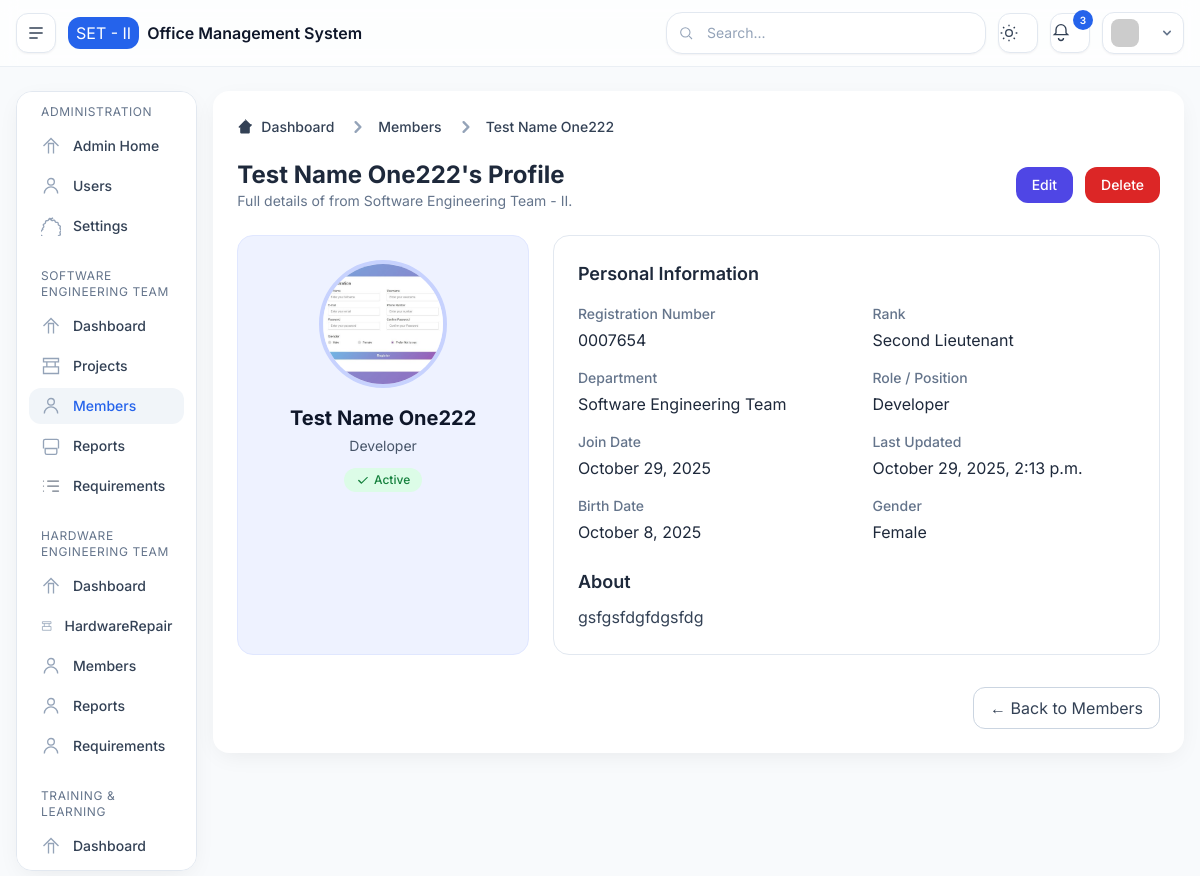
Screenshot of /set/member-detail/c614e32e-ea5f-4e14-97a3-e7b399bedb19/ with the database file from the repository.
### base/models.py (models this page shows, shortened)
class SystemSettings(models.Model):
    system_name = models.CharField(max_length=100, default="Engineering Management Dashboard")
    organization = models.CharField(max_length=100, default="Software Engineering Team II")
    email_notifications = models.BooleanField(default=True)
    system_warnings = models.BooleanField(default=True)
    weekly_reports = models.BooleanField(default=False)
    session_timeout = models.PositiveIntegerField(default=30)
    updated_at = models.DateTimeField(auto_now=True)

### set/models.py (models this page shows, shortened)
class Member(models.Model):
    GENDER_CHOICES = [
        ('male', 'Male'),
        ('female', 'Female'),
    ]
    RANK_CHOICES = [
        ('private', 'Private'),
        ('lance_corporal', 'Lance Corporal'),
        ('coporal', 'Coporal'),
        ('sergeant', 'Sergeant'),
        ('warrant_officer_class-1', 'Warrant Officer Class - I'),
        ('warrant_officer_class-2', 'Warrant Officer Class - II'),
        ('second Lieutenant', 'Second Lieutenant'),
        ('lieutenant', 'Lieutenant'),
        ('captain', 'Captain'),
        ('major', 'Major'),
        ('colonel', 'Colonel'),
        ('general', 'General'),
    ]
    DEPARTMENT_CHOICES = [
        ("SET", "Software Engineering Team"),
        ("HET", "Hardware Engineering Team"),
        ("TRAINING", "Training & Learning"),
    ]
    POSITION_CHOICES = [
        ("developer", "Developer"),
        ("designer", "UI/UX Designer"),
        ("mobile_developer", "Mobile Developer"),
        ("server_admin", "Server Administrator"),
        ("tester", "Tester"),
        ("manager", "Project Manager"),
        ("intern", "Intern"),
    ]
    id = models.UUIDField(primary_key=True, default=uuid.uuid4, editable=False)
    user = models.ForeignKey(
        CustomUser, on_delete=models.CASCADE,
        related_name="set_members", null=True, blank=True,
        help_text="If this member is linked to a user account"
    )
    department = models.CharField(max_length=30, choices=DEPARTMENT_CHOICES, editable=False, blank=True, null=True)
    gender = models.CharField(max_length=10, choices=GENDER_CHOICES, blank=True, null=True)
    birth_date = models.DateField(blank=True, null=True)
    rank = models.CharField(max_length=50, choices=RANK_CHOICES, blank=True, null=True)
    full_name = models.CharField(max_length=150)
    reg_no = models.CharField(max_length=10, unique=True)
    position = models.CharField(max_length=50, choices=POSITION_CHOICES)
    joined_date = models.DateField(auto_now_add=True)
    is_active = models.BooleanField(default=True)
    bio = models.TextField(blank=True, null=True)
    profile_photo = models.ImageField(
        upload_to="members/photos/", blank=True, null=True,
        help_text="Optional profile picture"
    )
    created_at = models.DateTimeField(auto_now_add=True)
    updated_at = models.DateTimeField(auto_now=True)
    class Meta:
        verbose_name = "SET Member"
        verbose_name_plural = "SET Members"
        ordering = ["-created_at"]
    def get_profile_photo_url(self):
        if self.profile_photo and hasattr(self.profile_photo, "url"):
            return self.profile_photo.url
        from django.templatetags.static import static
        return static("profile/default-profile.png")

### set/views.py (the view)
# urls.py: path('member-detail/<uuid:id>/', views.memberDetail, name='het.member-detail'),
def memberDetail(request, id):
    member = get_object_or_404(Member, id=id)
    context = {
        "active_menu": "set_members",
        "member": member,
    }
    return render(request, 'pages/set/members/member-detail.html', context)

### templates/pages/set/members/member-detail.html
{% extends 'layouts/main.html' %}
{% block content %}
<div class="bg-white p-6 rounded-2xl shadow-soft dark:bg-slate-900">
  <nav class="flex mb-5" aria-label="Breadcrumb">
    <ol class="inline-flex items-center space-x-1 md:space-x-3">
      <li class="inline-flex items-center">
        <a href="{% url 'set.index' %}"
          class="inline-flex items-center text-sm font-medium text-slate-700 hover:text-indigo-600 dark:text-slate-300 dark:hover:text-indigo-400">
          <svg class="w-4 h-4 mr-2" fill="currentColor" viewBox="0 0 20 20">
            <path
              d="M10.707 2.293a1 1 0 00-1.414 0l-7 7a1 1 0 001.414 1.414L4 10.414V17a1 1 0 001 1h10a1 1 0 001-1v-6.586l2.293-2.293a1 1 0 00-1.414-1.414l-7-7z" />
          </svg>
          Dashboard
        </a>
      </li>
      <li>
        <div class="flex items-center">
          <svg class="w-6 h-6 text-slate-400" fill="currentColor" viewBox="0 0 20 20">
            <path fill-rule="evenodd"
              d="M7.293 14.707a1 1 0 010-1.414L10.586 10 7.293 6.707a1 1 0 011.414-1.414l4 4a1 1 0 010 1.414l-4 4a1 1 0 01-1.414 0z"
              clip-rule="evenodd" />
          </svg>
          <a href="{% url 'set.members' %}" class="ml-1 text-sm font-medium text-slate-700 hover:text-indigo-600 md:ml-2 dark:text-slate-300 dark:hover:text-indigo-400">
            Members
          </a>
        </div>
      </li>
      <li>
        <div class="flex items-center">
          <svg class="w-6 h-6 text-slate-400" fill="currentColor" viewBox="0 0 20 20">
            <path fill-rule="evenodd"
              d="M7.293 14.707a1 1 0 010-1.414L10.586 10 7.293 6.707a1 1 0 011.414-1.414l4 4a1 1 0 010 1.414l-4 4a1 1 0 01-1.414 0z"
              clip-rule="evenodd" />
          </svg>
          <span class="ml-1 text-sm font-medium text-slate-700 md:ml-2 dark:text-slate-300">
            {{member.full_name}}
          </span>
        </div>
      </li>
    </ol>
  </nav>
  <div class="flex justify-between items-center mb-6">
    <div>
      <h2 class="text-2xl font-bold text-slate-800 dark:text-slate-200">{{member.full_name}}'s Profile</h2>
      <p class="text-slate-500 text-sm">Full details of {{ member.name }} from Software Engineering Team - II.</p>
    </div>
    <div class="flex gap-3">
      <a href="{% url 'set.edit-member' member.id %}"
        class="px-4 py-2 rounded-xl bg-indigo-600 text-white text-sm font-medium hover:bg-indigo-700 transition">
        Edit
      </a>
      <a href="{% url 'set.delete-member' member.id %}"
        class="px-4 py-2 rounded-xl bg-red-600 text-white text-sm font-medium hover:bg-red-700 transition"
        onclick="return confirm('Are you sure you want to delete this member?')">
        Delete
      </a>
    </div>
  </div>
  <div class="grid grid-cols-1 md:grid-cols-3 gap-6">
    <div class="col-span-1 bg-indigo-50 dark:bg-slate-800 rounded-2xl p-6 flex flex-col items-center text-center border border-indigo-100 dark:border-slate-700">
        <img src="{{ member.get_profile_photo_url|default:'/static/profile/default-profile.png' }}" alt="Profile" class="h-32 w-32 rounded-full object-cover mb-4 border-4 border-indigo-200 dark:border-slate-600">
      <h3 class="text-xl font-bold text-slate-900 dark:text-slate-100">{{ member.full_name }}</h3>
      <p class="text-sm text-slate-600 dark:text-slate-400 mt-1">{{ member.get_position_display|default:"Member" }}</p>
      {% if member.is_active %}
        <span class="mt-3 inline-flex items-center gap-1 px-3 py-1 rounded-full text-xs font-medium bg-green-100 text-green-700 dark:bg-green-800 dark:text-green-200">
          <svg xmlns="http://www.w3.org/2000/svg" class="h-3.5 w-3.5" fill="currentColor" viewBox="0 0 20 20">
            <path fill-rule="evenodd" d="M16.707 5.293a1 1 0 010 1.414l-8.364 8.364a1 1 0 01-1.414 0L3.293 11.414a1 1 0 111.414-1.414L8 13.293l7.293-7.293a1 1 0 011.414 0z" clip-rule="evenodd" />
          </svg>
          Active
        </span>
      {% else %}
        <span class="mt-3 inline-flex items-center gap-1 px-3 py-1 rounded-full text-xs font-medium bg-red-100 text-red-700 dark:bg-red-800 dark:text-red-200">
          Inactive
        </span>
      {% endif %}
    </div>
    <div class="col-span-2 bg-white dark:bg-slate-900 border border-slate-200 dark:border-slate-700 rounded-2xl p-6">
      <h4 class="text-lg font-semibold text-slate-800 dark:text-slate-100 mb-4">Personal Information</h4>
      <dl class="grid grid-cols-1 sm:grid-cols-2 gap-x-8 gap-y-4">
        <div>
          <dt class="text-sm font-medium text-slate-500 dark:text-slate-400">Registration Number</dt>
          <dd class="mt-1 text-slate-800 dark:text-slate-200">{{ member.reg_no }}</dd>
        </div>
        <div>
          <dt class="text-sm font-medium text-slate-500 dark:text-slate-400">Rank</dt>
          <dd class="mt-1 text-slate-800 dark:text-slate-200">{{ member.get_rank_display }}</dd>
        </div>
        <div>
          <dt class="text-sm font-medium text-slate-500 dark:text-slate-400">Department</dt>
          <dd class="mt-1 text-slate-800 dark:text-slate-200">{{ member.get_department_display }}</dd>
        </div>
        <div>
          <dt class="text-sm font-medium text-slate-500 dark:text-slate-400">Role / Position</dt>
          <dd class="mt-1 text-slate-800 dark:text-slate-200">{{ member.get_position_display }}</dd>
        </div>
        <div>
          <dt class="text-sm font-medium text-slate-500 dark:text-slate-400">Join Date</dt>
          <dd class="mt-1 text-slate-800 dark:text-slate-200">
            {{ member.created_at|date:"F j, Y" }}
          </dd>
        </div>
        <div>
          <dt class="text-sm font-medium text-slate-500 dark:text-slate-400">Last Updated</dt>
          <dd class="mt-1 text-slate-800 dark:text-slate-200">
            {{ member.updated_at|date:"F j, Y, g:i a" }}
          </dd>
        </div>
        <div>
          <dt class="text-sm font-medium text-slate-500 dark:text-slate-400">Birth Date</dt>
          <dd class="mt-1 text-slate-800 dark:text-slate-200">{{ member.birth_date|date:"F j, Y" }}</dd>
        </div>
        <div>
          <dt class="text-sm font-medium text-slate-500 dark:text-slate-400">Gender</dt>
          <dd class="mt-1 text-slate-800 dark:text-slate-200">{{ member.get_gender_display }}</dd>
        </div>
      </dl>
      {% if member.bio %}
      <div class="mt-6">
        <h4 class="text-lg font-semibold text-slate-800 dark:text-slate-100 mb-2">About</h4>
        <p class="text-slate-700 dark:text-slate-300 leading-relaxed">{{ member.bio }}</p>
      </div>
      {% endif %}
    </div>
  </div>
  <div class="mt-8 flex justify-end">
    <a href="{% url 'set.members' %}"
      class="px-4 py-2 rounded-xl border border-slate-300 text-slate-700 hover:bg-slate-100 dark:text-slate-300 dark:border-slate-700 dark:hover:bg-slate-800">
      ← Back to Members
    </a>
  </div>
</div>
{% endblock %}

### templates/layouts/partials/header.html (shortened to what this page needs)
<header
      class="sticky top-0 z-40 border-b border-slate-200/70 bg-white/75 backdrop-blur dark:border-slate-800 dark:bg-slate-900/75">
      <div class="mx-auto flex max-w-12xl items-center gap-3 px-4 py-3">
        <button id="btnSidebar"
          class="inline-flex h-10 w-10 items-center justify-center rounded-xl border border-slate-200 bg-white text-slate-700 shadow-sm hover:bg-slate-50 dark:border-slate-800 dark:bg-slate-900 dark:text-slate-200"
          aria-label="Toggle sidebar">
          <svg xmlns="http://www.w3.org/2000/svg" class="h-5 w-5" viewBox="0 0 24 24" fill="none" stroke="currentColor"
            stroke-width="1.8">
            <path d="M4 6h16M4 12h16M4 18h10" />
          </svg>
        </button>
        <div class="flex items-center gap-2">
          <span class="h-8 w-auto px-2 rounded-xl bg-brand-600 justify-center items-center text-white flex">{{organization|default:"SET - II"}}</span>
          <span class="font-semibold">{{system_name|default:"Office Management System"}}</span>
        </div>
        <div class="ml-auto flex items-center gap-2 sm:gap-3">
          <div class="relative hidden md:block">
            <input type="text" placeholder="Search..."
              class="w-[320px] rounded-2xl border border-slate-200 bg-white px-4 py-2.5 pl-10 text-sm shadow-sm outline-none placeholder:text-slate-400 focus:ring-2 focus:ring-brand-500/30 dark:border-slate-800 dark:bg-slate-900" />
            <svg class="absolute left-3 top-1/2 -translate-y-1/2 h-4 w-4 text-slate-400" viewBox="0 0 24 24" fill="none"
              stroke="currentColor" stroke-width="1.6">
              <circle cx="11" cy="11" r="7" />
              <path d="M21 21l-4.3-4.3" />
            </svg>
          </div>
          <button id="btnTheme"
            class="h-10 w-10 rounded-xl border border-slate-200 bg-white text-slate-700 shadow-sm hover:bg-slate-50 dark:border-slate-800 dark:bg-slate-900 dark:text-slate-200"
            aria-label="Toggle theme">
            <svg class="theme-sun h-5 w-5 block dark:hidden" viewBox="0 0 24 24" fill="none" stroke="currentColor"
              stroke-width="1.6">
              <circle cx="12" cy="12" r="4" />
              <path
                d="M12 2v2m0 16v2M2 12h2m16 0h2M4.9 4.9l1.4 1.4m11.3 11.4l1.4 1.4M4.9 19.1l1.4-1.4m11.3-11.4l1.4-1.4" />
            </svg>
          </button>
          <button
            class="relative h-10 w-10 rounded-xl border border-slate-200 bg-white text-slate-700 shadow-sm hover:bg-slate-50 dark:border-slate-800 dark:bg-slate-900 dark:text-slate-200"
            aria-label="Notifications">
            <svg class="h-5 w-5" viewBox="0 0 24 24" fill="none" stroke="currentColor" stroke-width="1.6">
              <path d="M6 8a6 6 0 1 1 12 0v4l2 2H4l2-2V8" />
              <path d="M9 18a3 3 0 0 0 6 0" />
            </svg>
            <span
              class="absolute -right-1 -top-1 inline-flex h-5 min-w-[20px] items-center justify-center rounded-full bg-brand-600 px-1.5 text-[10px] font-semibold text-white">3</span>
          </button>
          <div class="relative">
            <button id="profileDropdownBtn" class="flex items-center gap-2 rounded-xl border border-slate-200 bg-white px-2 py-1.5 shadow-sm md:flex dark:border-slate-800 dark:bg-slate-900">
              <img class="h-7 w-7 rounded-lg" src="https://i.pravatar.cc/48?img=13" alt="avatar" />
              <svg xmlns="http://www.w3.org/2000/svg" class="h-4 w-4 ml-1 text-slate-500" viewBox="0 0 20 20" fill="currentColor">
                <path fill-rule="evenodd" d="M5.293 7.293a1 1 0 011.414 0L10 10.586l3.293-3.293a1 1 0 111.414 1.414l-4 4a1 1 0 01-1.414 0l-4-4a1 1 0 010-1.414z" clip-rule="evenodd" />
              </svg>
            </button>
          </div>
        </div>
      </div>
    </header>

### templates/layouts/main.html (style rules this page uses)
body { font-family: 'Inter', sans-serif; }

### rows the page displays
SystemSettings: organization "SET - II", system_name "Office Management System"
Member: full_name "Test Name One222", get_profile_photo_url (picture), position "Developer", reg_no "0007654", rank "Second Lieutenant", department "Software Engineering Team", created_at "October 29, 2025", updated_at "October 29, 2025, 2:13 p.m.", birth_date "October 8, 2025", gender "Female", bio "gsfgsfdgfdgsfdg"
